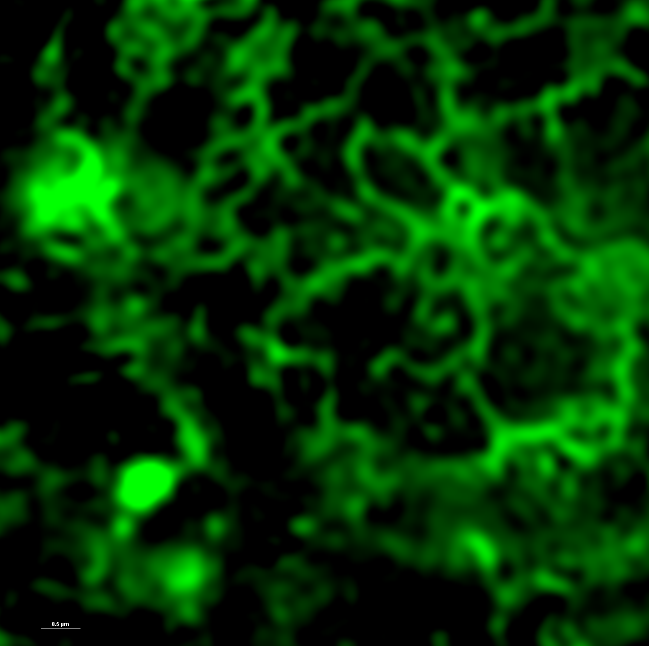
%> input picture data/EBSS-treat_mask/383-1.tif, 1297 x 1291 px (shown at 1/2 size); its folder holds only this picture in this run
$ octave test.m   (GNU Octave 9; MATLAB toolbox functions it lacks are replaced by stand-ins)
%> lines starting %> are read from the running program, lines starting %| are printed output that depends on the picture; in (x1, y1, x2, y2) boxes, pixels count from 0 and x2, y2 are one past the last pixel; in counts of white or black regions, pixels touching at a corner belong together; the program's own positions count from 1
%> further down, img is the input picture: size 1291x1297x3 uint8; mean R, G, B 0, 51.3, 0
### mat_script/Connectivity_analysis.m
function [ clo_img, u_num, u_mea, u_med] = Connectivity_analysis(img, thres, pix_w)
%> called with thres = 40, pix_w = 0.00625
% this function is the implement of connectivity analysis
% img: the image to be analysis, 2D or 3D are both OK
% thres: the threshold of the area to exclude the area with a too-small area
% pix_w: the width(?m) of the pixel

% check the pixel space and resize the image
if pix_w ~= 1/160
    img = imresize(img, pix_w*160);
end

% whether RGB image
if length(size(img)) == 3
    img = rgb2gray(img);
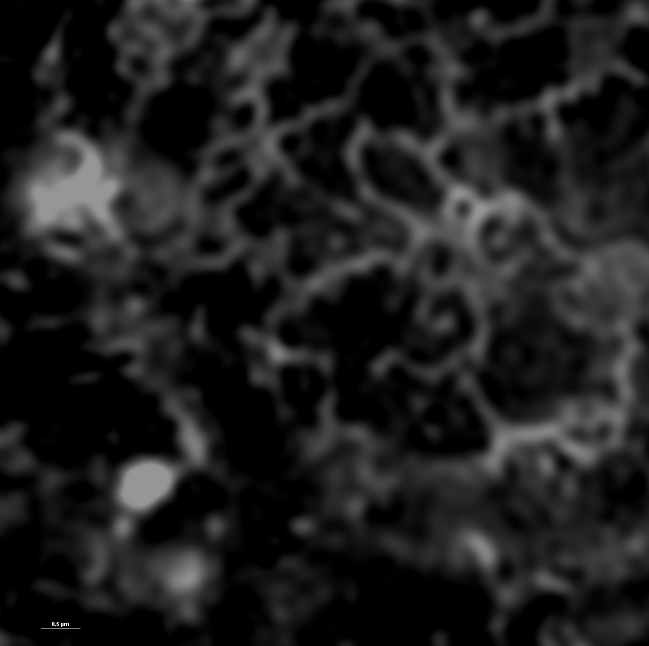
%> img: size 1291x1297 uint8 (shown at 1/2 size); min 0, max 255, mean 30.1
end
% canny edge detection
edg_img = edge(img, 'Canny');
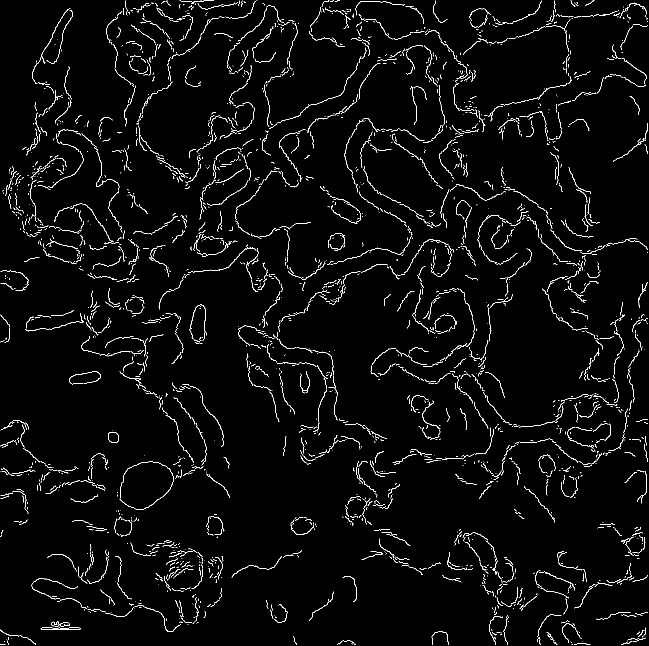
%> edg_img: size 1291x1297 logical (shown at 1/2 size); 2.9% white in thin lines or dots
% dilate
se = strel('disk', 4, 0);
dil_img = imdilate(edg_img,se);
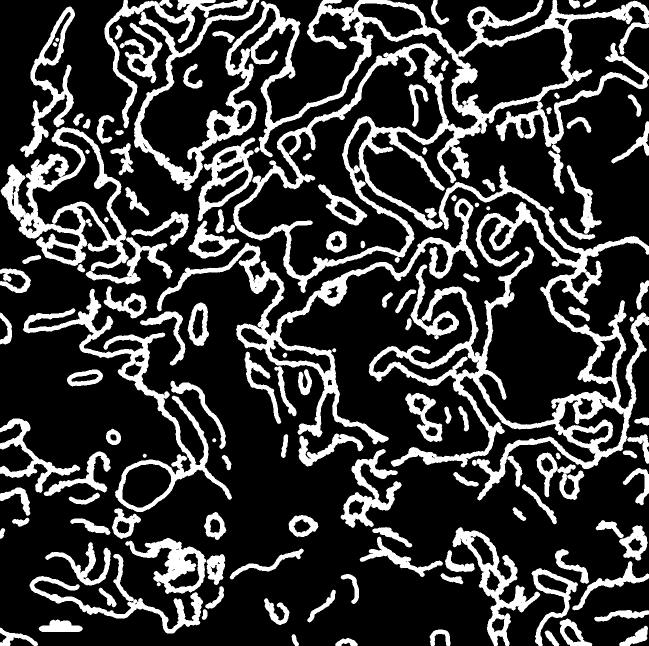
%> dil_img: size 1291x1297 logical (shown at 1/2 size); 22.5% white; 128 white regions, largest, box (x1, y1, x2, y2) and area: (268, 0, 1297, 586) 91035, (737, 330, 1297, 1001) 60233, (313, 397, 956, 889) 25469
% erode
se = strel('disk', 2, 0);
ero_img = imerode(dil_img, se);
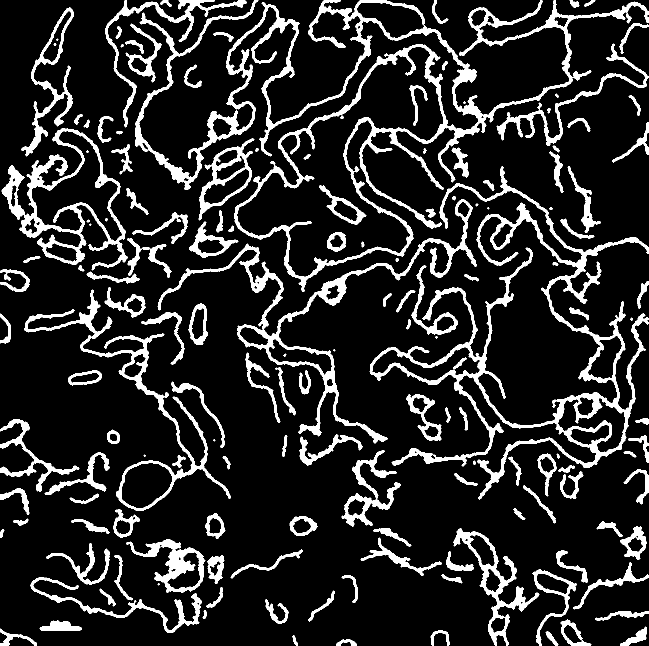
%> ero_img: size 1291x1297 logical (shown at 1/2 size); 14.4% white; 154 white regions (10 under 20 px), largest, box (x1, y1, x2, y2) and area: (270, 0, 1297, 584) 51878, (739, 332, 1297, 999) 36365, (315, 399, 954, 887) 16659
% close
se = strel('disk', 3, 0);
clo_img = imclose(ero_img, se);
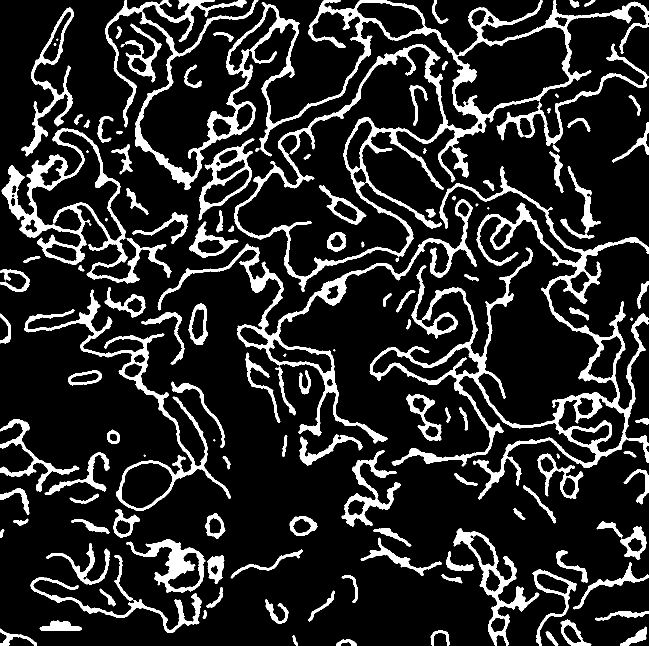
%> clo_img: size 1291x1297 logical (shown at 1/2 size); 14.9% white; 139 white regions (15 under 20 px), largest, box (x1, y1, x2, y2) and area: (211, 0, 1297, 584) 60310, (739, 332, 1297, 999) 40571, (315, 399, 954, 887) 17150

% connectivity analysis
lab_img = bwlabel(clo_img, 8); % matlab function to label connected components
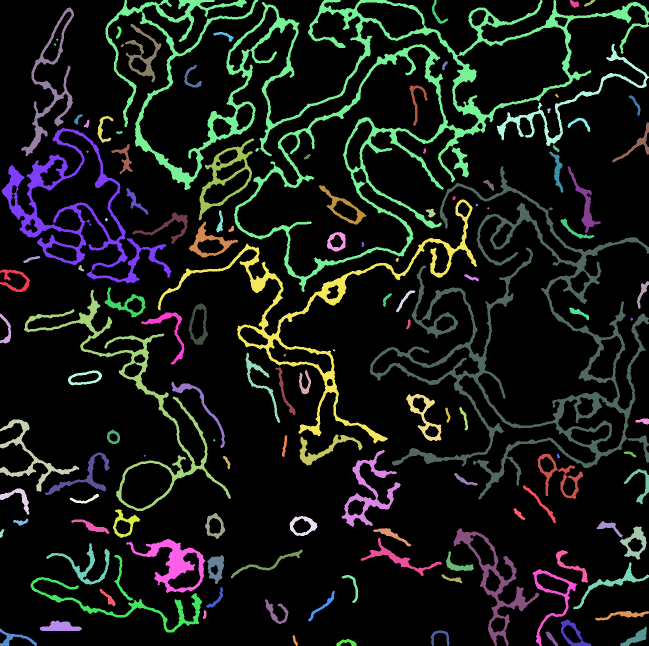
%> lab_img: size 1291x1297 double (shown at 1/2 size); 140 distinct labels, from 0 to 139; one colour per label, 0 black
% lab_img = label_components(clo_img, 8); % our function to label connected components
[num, mea, med]= analysis_labeling(lab_img, thres);

% indexes in unit
u_num = num*160*160/(size(img, 1) * size(img, 2)); % the number of connected components in one ?m^2
u_mea = mea/(5*160); % the mean length(?m) of the edge
u_med = med/(5*160); % the median length(?m) of the edge
end

### mat_script/analysis_labeling.m
function [ com_num, mean_area, median_area ] = analysis_labeling( lab_img, thres )
%> called with thres = 40
% analysis labeling image

for i = 1:max(lab_img(:))
    reg_img = lab_img;
    reg_img(reg_img ~= i) = 0;
    reg_img(reg_img == i) = 1;
    s = sum(reg_img(:));
    if s > thres
        area(i, 1) = s;
    end
end
%> this loop made 139 passes
%> s on passes 1 to 12: 940, 465, 3289, 822, 91, 687, 16523, 205, 4970, 175, 11511, 4862
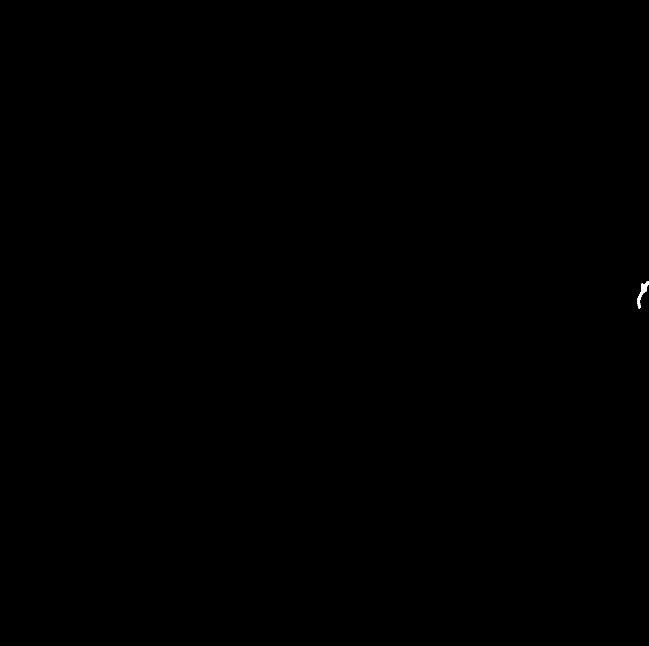
%> reg_img: size 1291x1297 double (shown at 1/2 size); values 0 (black) and 1 (white), 0.02% white; 1 white region, box (x1, y1, x2, y2) and area: (1274, 562, 1297, 618) 411
%> after the loop, area = 139 values, max 60310 at index 30, min 0 at index 16, mean 1792.6
com_num = size(area, 1);
%> com_num = 139
mean_area = mean(area);
%> mean_area = 1792.6
median_area = median(area);
%> median_area = 370
end

### mat_script/test.m
% clean up the work space
clc;
clear;

% set the path
da_d = dir('../data/');

% traverse
all_res = {};
for i = 3:length(da_d)
    fu_fo = ['../data/', da_d(i).name, '/'];
    sa_fo = ['../processed_data/', da_d(i).name, '/'];

    % sub folder
    fo_d = dir(fu_fo);
    res = [];
    for j = 3:length(fo_d)
        % read image
        fu_fi = [fu_fo, fo_d(j).name];
        img = imread(fu_fi);
        [clo_img, num, mea, med] = Connectivity_analysis(img, 40, 1/160);
%> in Connectivity_analysis, `[num, mea, med]= analysis_labeling(lab_img, thres);`: num = 139; mea = 1792.6; med = 370
%> in Connectivity_analysis, `u_num = num*160*160/(size(img, 1) * size(img, 2));`: u_num = 2.13
%> in Connectivity_analysis, `u_mea = mea/(5*160);`: u_mea = 2.24
%> in Connectivity_analysis, `u_med = med/(5*160);`: u_med = 0.463
%> num = 2.13; mea = 2.24; med = 0.463
        res(j-2, :) = [num, mea, med];
        % save image
        imwrite(clo_img, [sa_fo, 'clo_', fo_d(j).name]);
    end
    all_res{i-2, 1} = res;
end
%> pass 2 of the loop `for i = 3:length(da_d)`:
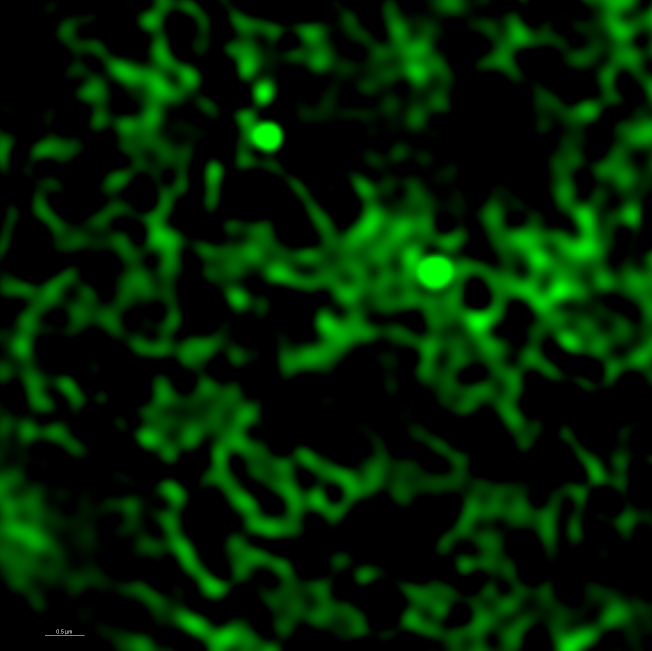
%> input picture data/TM-treated_mask/323-1.tif, 1303 x 1301 px (shown at 1/2 size)
%> img is the input picture: size 1301x1303x3 uint8; mean R, G, B 0, 33.5, 0
%> img: size 1301x1303 uint8
%> edg_img: size 1301x1303 logical; 3% white in thin lines or dots
%> dil_img: size 1301x1303 logical; 23.4% white; 107 white regions, largest, box (x1, y1, x2, y2) and area: (370, 0, 1303, 906) 131129, (0, 0, 930, 1080) 96124, (728, 847, 1303, 1301) 32038
%> ero_img: size 1301x1303 logical; 14.7% white; 135 white regions (10 under 20 px), largest, box (x1, y1, x2, y2) and area: (0, 0, 928, 1078) 58720, (531, 85, 1303, 904) 48620, (730, 849, 1303, 1301) 19661
%> clo_img: size 1301x1303 logical; 15.1% white; 107 white regions (10 under 20 px), largest, box (x1, y1, x2, y2) and area: (372, 0, 1303, 904) 86203, (0, 0, 928, 1078) 62526, (730, 849, 1303, 1301) 28197
%> in Connectivity_analysis (call 2), `lab_img = bwlabel(clo_img, 8);`:
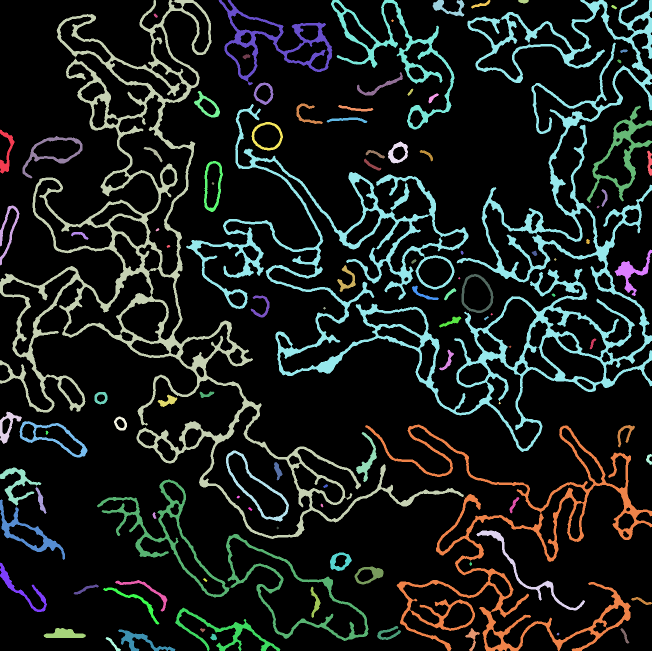
%> lab_img: size 1301x1303 double (shown at 1/2 size); 108 distinct labels, from 0 to 107; one colour per label, 0 black
%> the loop in analysis_labeling (call 2), `for i = 1:max(lab_img(:))` made 107 passes
%> s on passes 1 to 8: 871, 1078, 62526, 950, 1717, 2699, 1426, 1931
%> after the loop in analysis_labeling (call 2), `for i = 1:max(lab_img(:))`:
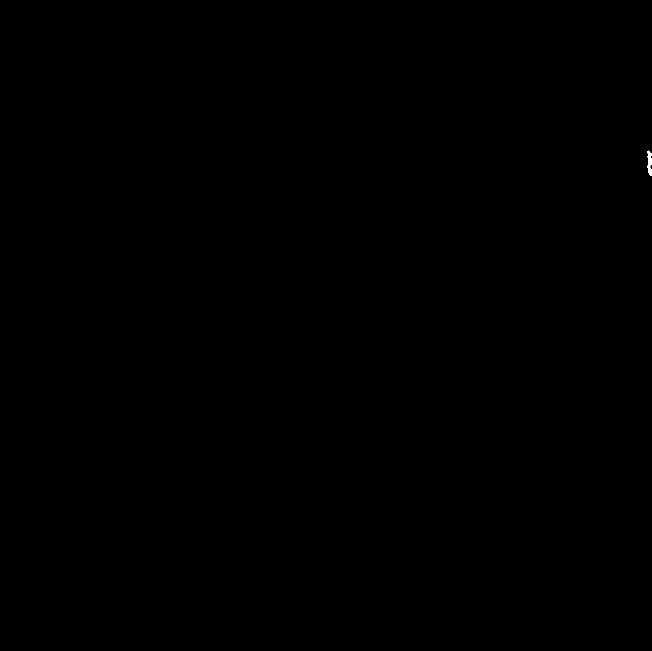
%> reg_img: size 1301x1303 double (shown at 1/2 size); values 0 (black) and 1 (white), 0.02% white; 1 white region, box (x1, y1, x2, y2) and area: (1294, 301, 1303, 352) 294
%> after the loop in analysis_labeling (call 2), `for i = 1:max(lab_img(:))`: area = 107 values, max 86203 at index 29, min 0 at index 12, mean 2390.4
%> com_num = 107
%> mean_area = 2390.4
%> median_area = 263
%> in Connectivity_analysis (call 2), `[num, mea, med]= analysis_labeling(lab_img, thres);`: num = 107; mea = 2390.4; med = 263
%> u_num = 1.62
%> u_mea = 2.99
%> u_med = 0.329
%> `[clo_img, num, mea, med] = Connectivity_analysis(img, 40, 1/160);`: num = 1.62; mea = 2.99; med = 0.329
